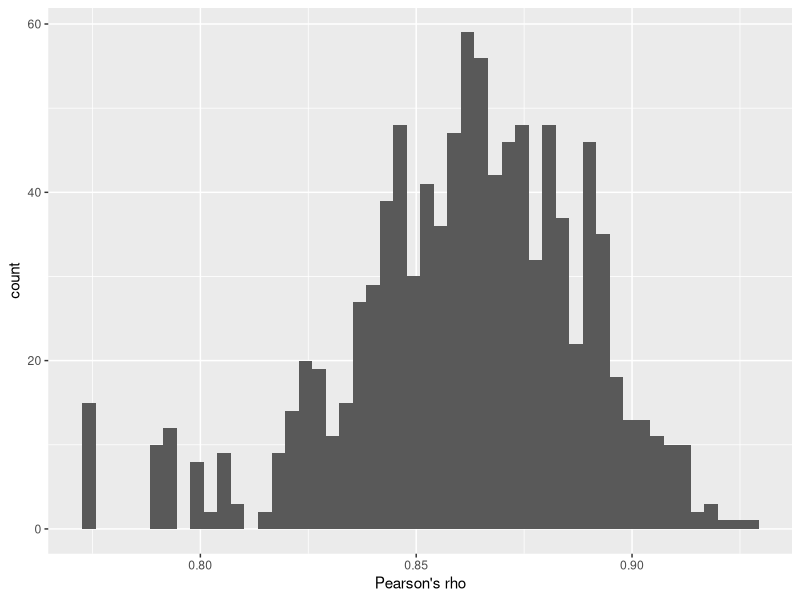
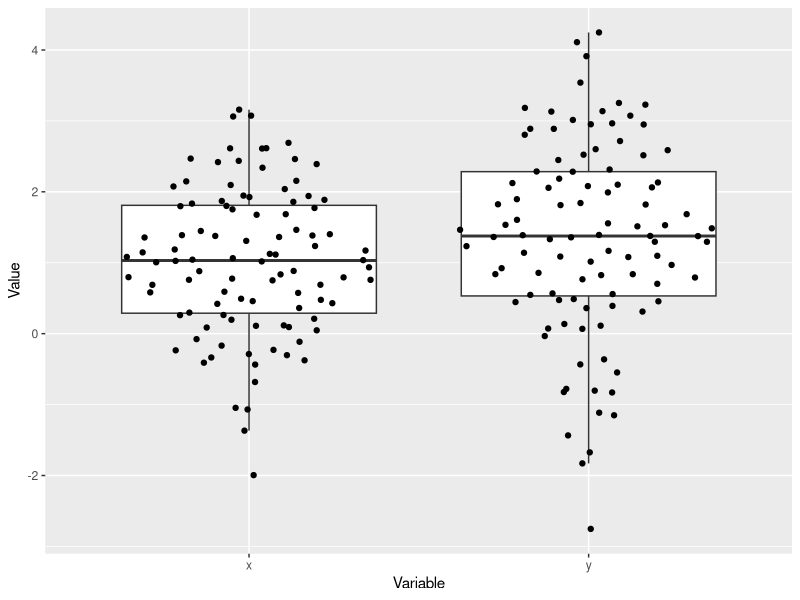

Reproduce these figures in R, in order. (Note: this script raises an error after producing the figures.)
## ---- chunk 1
library(tidyverse)
## ---- chunk 2
df <- 
  tibble(x = rnorm(100)) %>%
  mutate(y = rnorm(n(), x, 0.5))
cor(df$x, df$y, method="pearson")
## ---- chunk 3
cor_result <- cor.test(df$x, df$y, method="pearson")
cor_result
## ---- chunk 4
cor_result$p.value
## ---- chunk 5
library(BayesFactor)
correlationBF(df$x, df$y)
cor_bf <- correlationBF(df$x, df$y, posterior = TRUE, iterations=1000)
ggplot(data=NULL, aes(x=c(cor_bf[, "rho"]))) + 
  geom_histogram(bins=50, ) + 
  xlab("Pearson's rho")
## ---- chunk 6
set.seed(14454)
df <- 
  tibble(x = rnorm(100, mean = 1, sd = 1)) %>%
  mutate(y = rnorm(100, mean = x + 0.3, sd = 1))
## ---- chunk 7
library(ggbeeswarm)
tibble(Value = c(df$x, df$y),
       Variable = c(rep("x", nrow(df)), rep("y", nrow(df)))) %>%
  ggplot(aes(x=Variable, y=Value)) + 
  geom_boxplot(outlier.shape = NA) + 
  geom_quasirandom(method="tukeyDense")  
## ---- chunk 8
t.test(df$x, df$y, paired = FALSE)
## ---- chunk 9
t.test(df$x, df$y, paired = TRUE)
## ---- chunk 10
df_group <-
  tibble(x = c(df$x, df$y),
         group = factor(c(rep("A", 100), rep("B", 100))))
## ---- chunk 11
df_group %>%
  head(4) %>%
  knitr::kable()
## ---- chunk 12
t.test(x ~ group, data=df_group, paired=TRUE)
## ---- chunk 13
library(BayesFactor)
ttestBF(x = df$x, y=df$y, paired=TRUE)
## ---- chunk 14
set.seed(519264)
df_anova <-
  # generate ten participants with five trials per condition
  expand_grid(Participant  = factor(1:10),
              Condition = factor(c(rep("A", 3), rep("B", 3), rep("C", 3)))) %>%
  
  # decide on a SINGLE baseline (intercept) for each participant
  group_by(Participant) %>%
  mutate(Intercept = rnorm(1, 5, 2.5)) %>%
  
  # simulate normally distributed responses, assuming that are 3 units higher for condition "B"
  ungroup() %>%
  mutate(Response = rnorm(n(), Intercept + 2 * as.integer(Condition == "B") + 3 * as.integer(Condition == "C"), 1.5)) %>%
  select(-Intercept)
## ---- chunk 15
ggplot(df_anova, aes(x=Condition, y=Response, color=Condition)) + 
  geom_point() + 
  facet_grid(.~Participant) + 
  theme(legend.position = "none")
## ---- chunk 16
library(rstatix)
anova_test(data=df_anova, Response ~ Condition, wid=Participant)
## ---- chunk 17
tukey_hsd(df_anova, Response ~ Condition) %>%
  knitr::kable()
## ---- chunk 18
anovaBF(Response ~ Condition + Participant, whichRandom="Participant", data=data.frame(df_anova))
## ---- chunk 19
df_lm <-
  tibble(x = 1:100) %>%
  mutate(y = rnorm(n(), 20 + 4 * x, 50))
## ---- chunk 20
ggplot(data=df_lm, aes(x=x, y=y)) + 
  geom_point() + 
  geom_abline(intercept = 20, slope = 4)
## ---- chunk 21
lm_fit <- lm(y ~ x, data=df_lm)
summary(lm_fit)
## ---- chunk 22
library(broom)
tidy(lm_fit) %>%
  knitr::kable()
## ---- chunk 23
library(lme4)
lmer_fit <- lmer(Response ~ Condition + (1|Participant), data=df_anova)
summary(lmer_fit)
## ---- chunk 24
library(broom.mixed)
tidy(lmer_fit) %>%
  knitr::kable()
## ---- chunk 25
library(lmerTest)
lmert_fit <- lmerTest::lmer(Response ~ Condition + (1|Participant), data=df_anova)
summary(lmert_fit)
## ---- chunk 26
tidy(lmert_fit) %>%
  knitr::kable()
## ---- chunk 27
drop1(lmert_fit)
